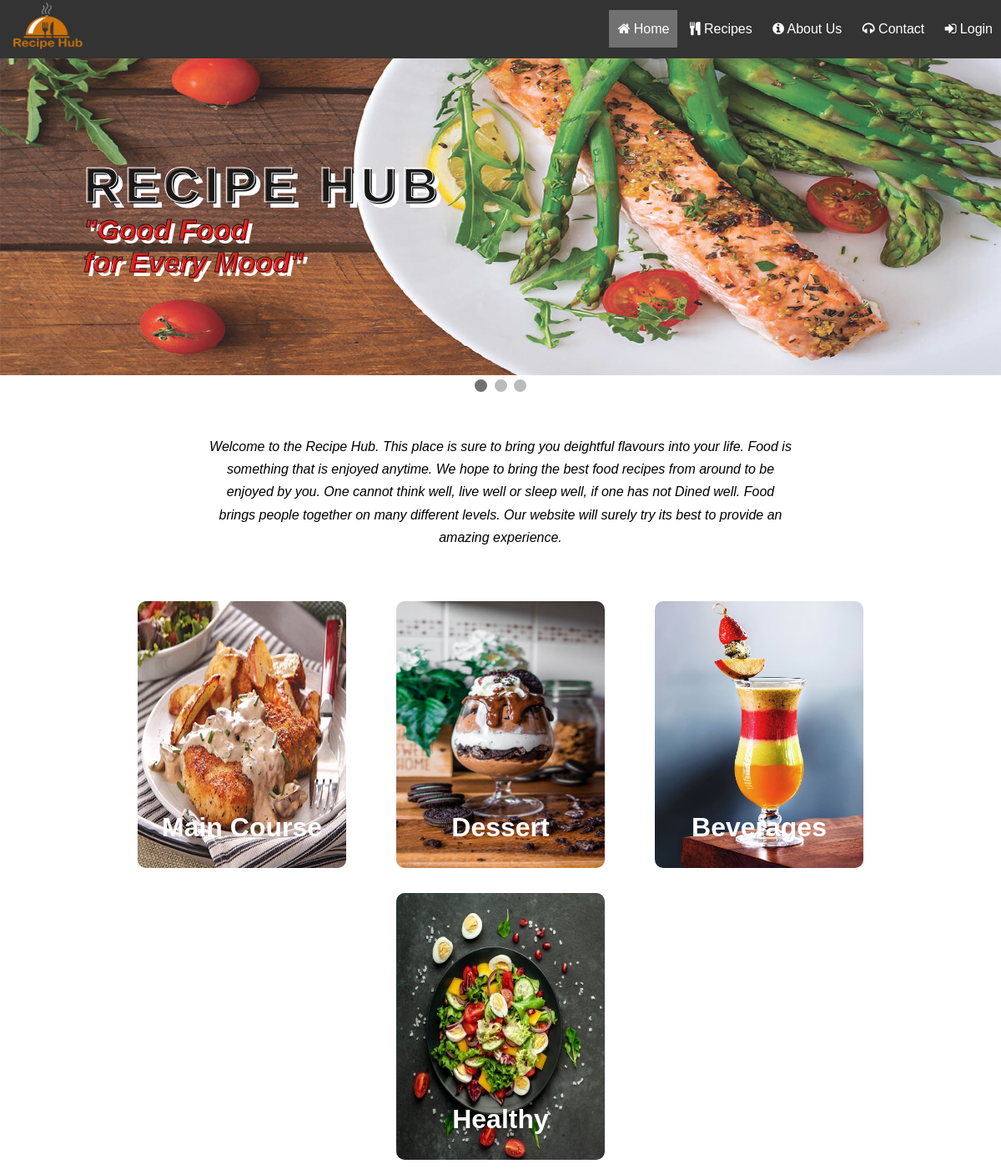
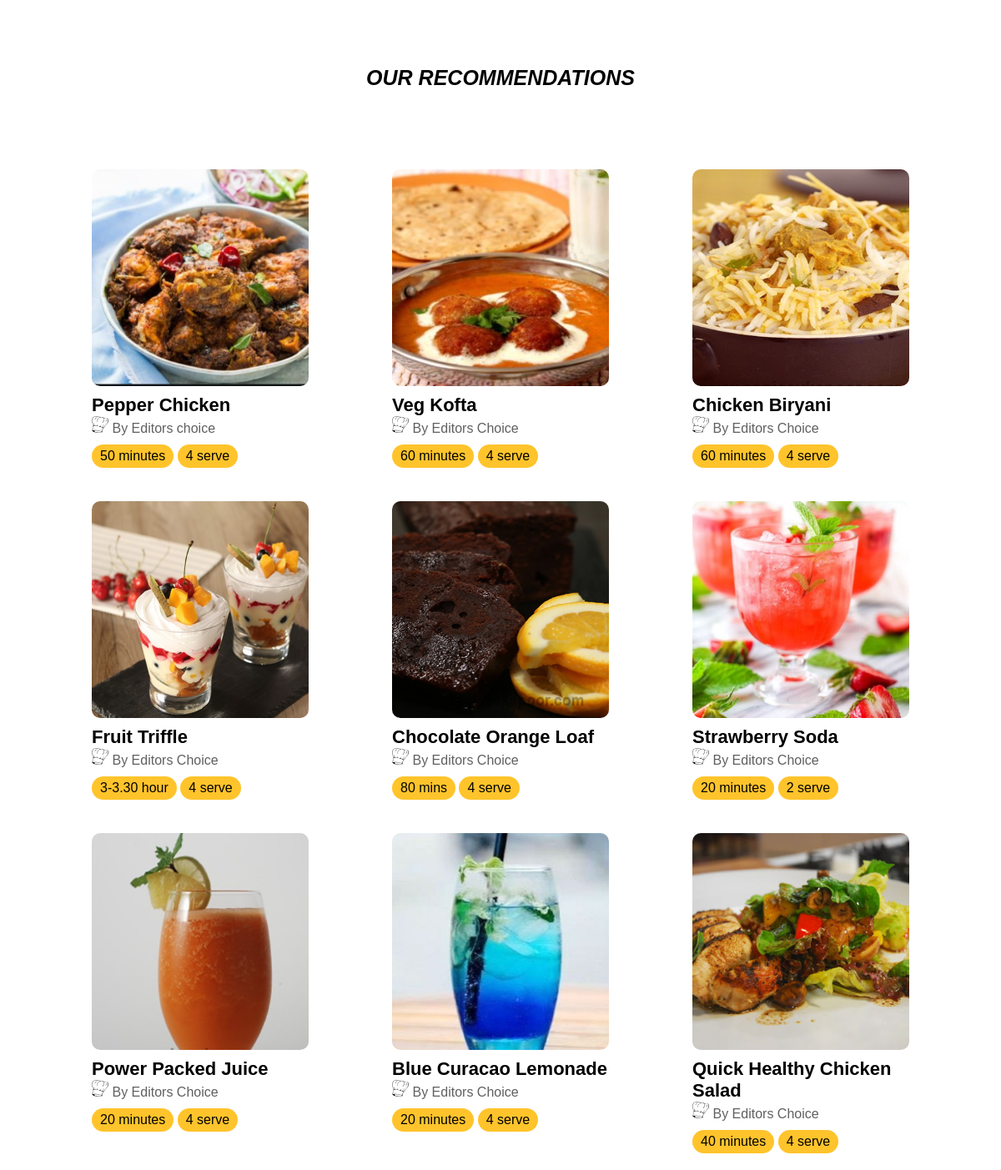
Screenshot of /recipe_trial.php with the database file from the repository (2 pictures, top to bottom).
### tables this page shows
CREATE TABLE `dishes` (
  `id` int(10) NOT NULL,
  `name` varchar(255) NOT NULL,
  `uploded_by` varchar(255) NOT NULL,
  `prep` varchar(255) NOT NULL,
  `cook` varchar(255) NOT NULL,
  `ready_in` varchar(255) NOT NULL,
  `category` varchar(255) NOT NULL,
  `serve` int(10) NOT NULL,
  `level` varchar(255) NOT NULL,
  `discription` text NOT NULL,
  `nutritions` longtext NOT NULL,
  `image` varchar(255) NOT NULL
);

### recipe_trial.php (the view, shortened to what this page needs)
<?php
  require_once "pdo.php";
?>
<!DOCTYPE html>
<html>
<head>
 		<link rel="stylesheet" href="https://cdnjs.cloudflare.com/ajax/libs/font-awesome/4.7.0/css/font-awesome.min.css">
   <link rel="stylesheet" href="recipe_styles.css">
</head>
<body>
<div class="navbar">
  <div class="logo">
    <img src="img/recipehub.png" id="logoimg" height="70px" width="120px">
  </div>
<ul id="navlist">
  <li class="navlist"><a class='active' href="recipe_trial.php"><i class="fa fa-home" aria-hidden="true"></i> Home</a></li>
  <li class="navlist"><a href="allrecipes.php"><i class='fa fa-cutlery' aria-hidden='true'></i> Recipes</a></li>
  <li class="navlist"><a href="about.php"><i class="fa fa-info-circle" aria-hidden="true"></i> About Us</a></li>
  <li class="navlist"><a href="contact.php"><i class="fa fa-headphones" aria-hidden="true"></i> Contact</a></li>
  <li class="navlist" id='dropbtn'>
  <?php
      if(isset($_SESSION['username'])){
        echo "<a><i class='fa fa-user' aria-hidden='true'></i> welcome ".$_SESSION['username']." <i class='fa fa-angle-double-down' aria-hidden='true'></i></a>";
        echo "<div class='dropdown-content'>";
        echo "<a href='user.php'><i class='fa fa-cutlery' aria-hidden='true'></i> My recipes</a>";
        echo "<a href='logout.php'><i class='fa fa-sign-out' aria-hidden='true'></i> Log Out</a>";
        echo "</div>";
      }else{
        echo "<a href='landing.php'><i class='fa fa-sign-in' aria-hidden='true'></i> Login</a>";
      }
  ?>
  </li>
</ul>
</div>
<div class="slideshow-container">
<div class="name">
<div class="title">RECIPE HUB</div>
  <h3 class="tagline">"Good Food
  	<div>for Every Mood"</div>
</div>
<div class="mySlides fade">
  <img class="slide_img" src="img/slider4.jpg" style="width: 100%">
</div>
</div>
<div style="text-align:center;margin-top: 5px;">
  <span class="dot"></span>
  <span class="dot"></span>
  <span class="dot"></span>
</div>
<div class="info">
	<p>Welcome to the Recipe Hub. This place is sure to bring you deightful flavours
	into your life. Food is something that is enjoyed anytime. We hope to bring
the best food recipes from around to be enjoyed by you. One cannot think well, live well
 or sleep well, if one has not Dined well. Food brings people together on many different
 levels. Our website will surely try its best to provide an amazing experience. </p>
</div>
<div class="category">
    <div class="card">
        <a href="allrecipes.php?category=Main-Course">
          <div class="imgwrap">
            <img src="img/mc2.jpg" alt="" width="100%" height="100%">
            <h4 class="category_name">Main Course</h4>
        </div></a>
    </div>
    <div class="card">
        <a href="allrecipes.php?category=Dessert">
          <div class="imgwrap">
            <img src="img/d1.jpg" alt="" width="100%" height="100%">
            <h4 class="category_name">Dessert</h4>
        </div></a>
    </div>
    <div class="card">
        <a href="allrecipes.php?category=Beverages">
          <div class="imgwrap">
            <img src="img/b1.jpg" alt="" width="100%" height="100%">
            <h4 class="category_name">Beverages</h4>
        </div></a>
    </div>
    <div class="card">
        <a href="allrecipes.php?category=Healthy">
          <div class="imgwrap">
            <img src="img/s6.jpg" alt="" width="100%" height="100%">
            <h4 class="category_name">Healthy</h4>
        </div></a>
    </div>
</div>
<p class="label">OUR RECOMMENDATIONS</p>
<div class="list">
    <?php
        $stmt = $pdo->prepare("SELECT * FROM `dishes` WHERE `uploded_by`='Editors choice' LIMIT 9");
        $stmt->execute();
        $rows = $stmt->fetchAll(PDO::FETCH_ASSOC);
        if ( count($rows) == 0) {
            echo ("<p style='margin:10px;'>you didn't added any recipes yet</p>");
        }
        else{
            foreach( $rows as $row ) {
                ?>
                <div class="recipe_card">
                    <div class="dish_img">
                        <a href="recipe.php?id=<?=$row['id']?>">
                            <img class="dishimg" src="<?=$row['image']?>" >
                        </a>
                    </div>
                    <div class="dish_info">
                        <div class="dishname" style="margin: 10px 0;">
                        <h4 ><a href="recipe.php?id=<?=$row['id']?>" class="dish_name"><?=$row['name']?></a></h4>
                        <a class="chefname" href="#"><img src="img/chefhat.png" class="chefhat" alt="" > By <?=$row['uploded_by']?></a>
                        </div>
                        <div class="dish_metadata">
                            <div class="meta"><?=$row['ready_in']?></div>
                            <div class="meta"><?=$row['serve']?> serve</div>
                        </div>
                    </div>
                </div>
                <?php
            }
        }
    ?>
</div>
</body>
</html>

### recipe_styles.css (style rules this page uses)
* { box-sizing: border-box; margin: 0; padding: 0; }
body { font-family: Verdana, sans-serif; }
.navbar { position: sticky; top: 0; background-color: #333; height: 70px; line-height: 70px; z-index: 3; }
.logo { float: left; height: 100%; }
#navlist { list-style-type: none; margin: 0; padding: 0; float: right; }
.navlist { height: 100%; display: inline-block; }
.navlist:last-child { border-right: none; }
.navlist a { color: white; text-align: center; padding: 14px 10px; text-decoration: none; }
.active { background-color: #4CAF50; }
.mySlides { display: none; height: 100%; }
.slide_img { vertical-align: middle; background-size: cover; height: 100%; padding: 0; }
.slideshow-container { position: relative; max-width: 100%; margin: auto; opacity: 0.9; height: 380px; }
.name { position: absolute; top: 50%; left: 100px; z-index: 5; transform: translateY(-50%); }
.title { font-weight: bolder; font-size:60px; letter-spacing:0.1em; -webkit-text-fill-color: transparent; -webkit-text-stroke-width: 1px; -webkit-text-stroke-color: white; text-shadow: 2px 2px black, 7px 7px white; }
.tagline { font-weight: bold; font-size: 34px; font-style: italic; -webkit-text-fill-color: transparent; -webkit-text-stroke-width: 1px; -webkit-text-stroke-color: black; text-shadow: 1px 1px red, 5px 5px white; }
.dot { height: 15px; width: 15px; margin: 0 2px; background-color: #bbb; border-radius: 50%; display: inline-block; transition: background-color 0.6s ease; }
.active { background-color: #717171; }
.fade { -webkit-animation-name: fade; -webkit-animation-duration: 1.5s; animation-name: fade; animation-duration: 1.5s; }
.category { display: flex; flex-wrap: wrap; width: 80%; margin: 20px auto; justify-content: space-evenly; }
.card { width: 280px; height: 350px; padding: 15px; }
.imgwrap { position: relative; border-radius: 10px; overflow: hidden; height: 100%; width: 100%; }
.category_name { position: absolute; bottom: 30px; text-align: center; width: 100%; color: white; font-family: inherit; font-size: 2em; }
.info { width: 700px; text-align: center; margin: 3rem auto; font-style: italic; font-family: Verdana, sans-serif; line-height: 1.7em; }
.label { top: 12px; font-size: 25px; font-style: italic; font-weight: bolder; margin: 3em 10px; text-align: center; }
.list { display: flex; flex-wrap: wrap; width: 90%; margin: 0 auto; justify-content: space-around; }
.recipe_card { width: 280px; padding:10px; margin: 10px; position: relative; }
.dish_img { height: 260px; width: 100%; border-radius: 10px; overflow: hidden; margin-right: 20px; }
.dishimg { transition: transform .3s ease,opacity .3s; -webkit-transition: -webkit-transform .3s ease,opacity .3s; width: 100%; height: 100%; object-fit: cover; }
.chefhat { height: 20px; width: 20px; }
.chefname { color: #606060; font-weight: 400; font-size: 16px; text-decoration: none; }
.meta { background-color: #ffc42b; display: inline-block; padding: 5px 10px; border-radius: 20px; }
.dish_name { text-decoration: none; color: #000; font-size: 22px; }

### rows the page displays
dishes: image (picture), name "Pepper Chicken", uploded_by "Editors choice", ready_in "50 minutes", serve "4"
dishes: image (picture), name "Veg Kofta", uploded_by "Editors Choice", ready_in "60 minutes", serve "4"
dishes: image (picture), name "Chicken Biryani", uploded_by "Editors Choice", ready_in "60 minutes", serve "4"
dishes: image (picture), name "Fruit Triffle", uploded_by "Editors Choice", ready_in "3-3.30 hour", serve "4"
dishes: image (picture), name "Chocolate Orange Loaf", uploded_by "Editors Choice", ready_in "80 mins", serve "4"
dishes: image (picture), name "Strawberry Soda", uploded_by "Editors Choice", ready_in "20 minutes", serve "2"
dishes: image (picture), name "Power Packed Juice", uploded_by "Editors Choice", ready_in "20 minutes", serve "4"
dishes: image (picture), name "Blue Curacao Lemonade", uploded_by "Editors Choice", ready_in "20 minutes", serve "4"
dishes: image (picture), name "Quick Healthy Chicken Salad", uploded_by "Editors Choice", ready_in "40 minutes", serve "4"
